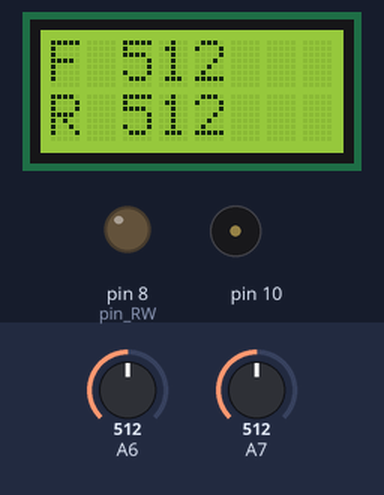
This sketch was run on a simulated Arduino Uno, built with avr-gcc and run on an emulated ATmega328P. Shown: 8×2 character LCD, output pins drawn as LEDs (lit = HIGH), buzzer (waves = sounding). The inputs (shaded band) are chosen by the test bench; at power-on: A6 = 512, A7 = 512.

Above: at 1.3 s.
1.4 s: A6 set to 716
At 2.0 s:
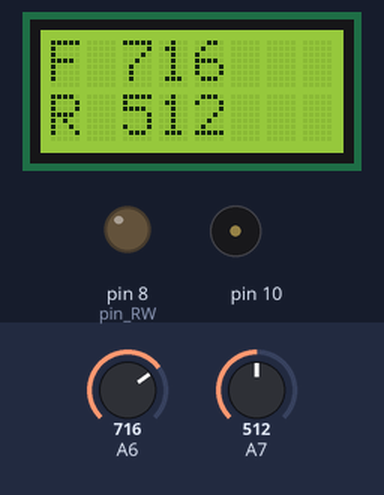
3.1 s: A7 set to 716
At 4.3 s:
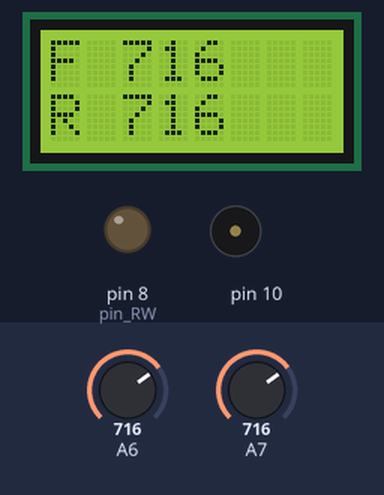
4.6 s: A6 set to 900
At 5.7 s:
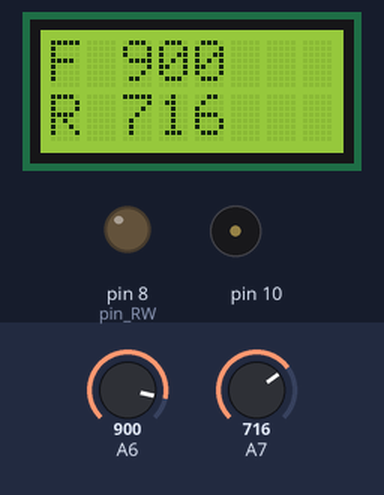
6.1 s: A7 set to 900
At 7.0 s:
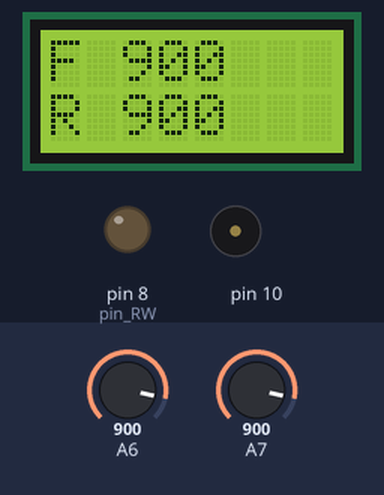
7.6 s: A6 set to 1023
At 8.2 s:
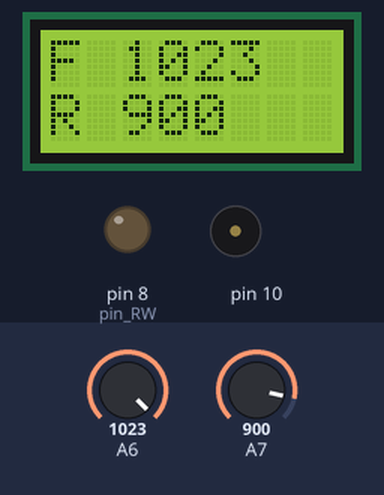
9.1 s: A7 set to 1023
At 9.4 s:
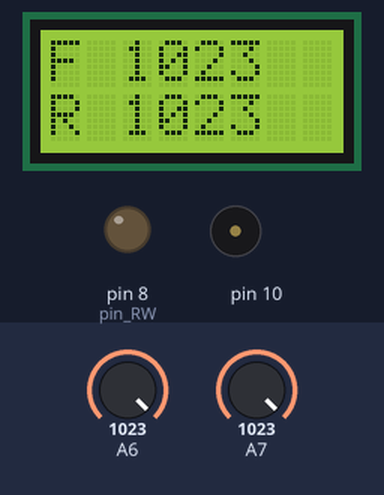
Timing chart, 0 to 11.6 s (numbered marks = the images above; inputs shaded):
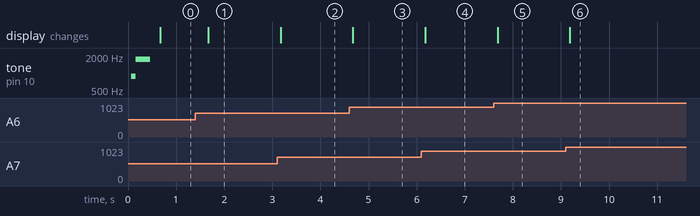

The sketch:

Pololu_3pi_test.ino
```cpp
#include <LiquidCrystal.h>

LiquidCrystal lcd(2, 4, 9, 12, 13, 7);
const int pin_RW = 8;

long swatch;

void setup() {
  pinMode(8, OUTPUT);
  digitalWrite(8, LOW);

  lcd.begin(8,2);

  tone(10, 880, 300);
  delay(100);
  tone(10, 1760, 300);

  swatch = millis();
}

void loop() {
  if ( millis() > swatch + 500 ) {
    swatch = millis();
    lcd.clear();
    lcd.setCursor(0,0);
    lcd.print("F ");
    lcd.print(analogRead(6));
    lcd.setCursor(0,1);
    lcd.print("R ");
    lcd.print(analogRead(7));
  }
}
```

Measured:
- after the input at 1.4 s, the display: changes after 0.27 s (image 1)
- after the input at 3.1 s, the display: changes after 0.07 s (image 2)
- after the input at 4.6 s, the display: changes after 0.07 s (image 3)
- after the input at 6.1 s, the display: changes after 0.08 s (image 4)
- after the input at 7.6 s, the display: changes after 0.08 s (image 5)
- after the input at 9.1 s, the display: changes after 0.08 s (image 6)
